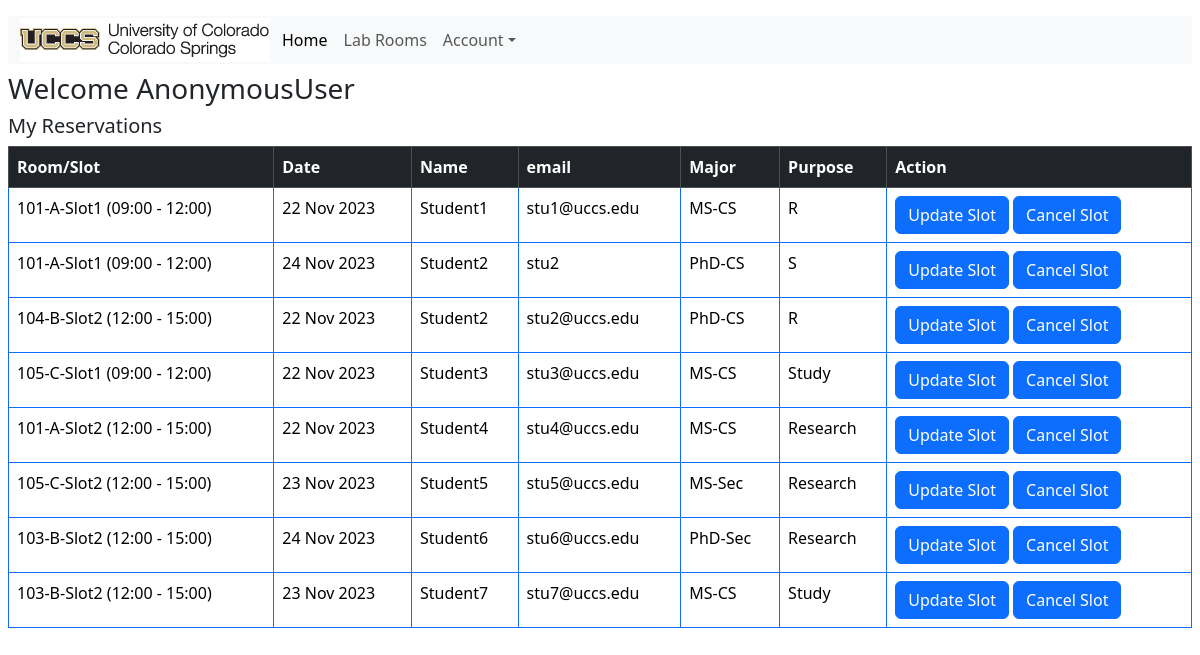
Before: /accounts/profile/ with the older database file.
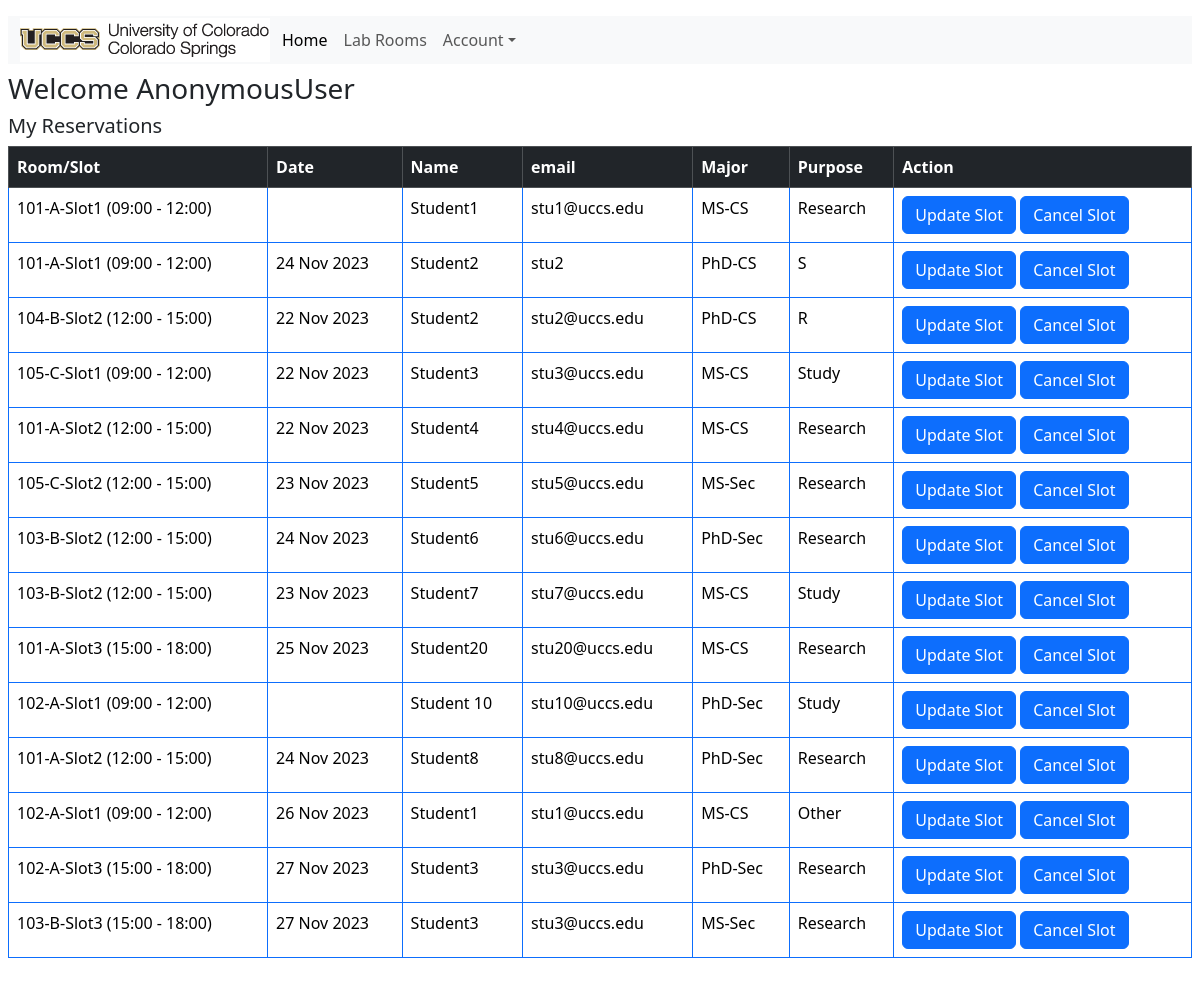
After: the same page with the newer database file.
### alras_application/models.py (models this page shows, shortened)
class Student(models.Model):
    MAJOR = (
        ('PhD-CS', 'PhD in Computer Science'),
        ('PhD-Sec', 'PhD in Security'),
        ('MS-CS', 'MS in Computer Science'),
        ('MS-Sec', 'MS in Security'),
    )
    user = models.ForeignKey(User, null=True, on_delete=models.CASCADE)
    name = models.CharField(max_length=200)
    email = models.CharField("UCCS Email", max_length=200)
    major = models.CharField(max_length=200, choices= MAJOR)
    slot = models.ForeignKey(LabRoom, on_delete=models.CASCADE, null=True, blank=True)
    date = models.DateField(null=True,blank=True)
    purpose = models.CharField(max_length=200,null=True)
    class Meta:
        unique_together = ['slot', 'date']
    def __str__(self):
        return self.name

class LabRoom(models.Model):
    ROOMS = (
        ('101-A', 'Room 101-A'),
        ('102-A', 'Room 102-A'),
        ('103-B', 'Room 103-B'),
        ('104-B', 'Room 104-B'),
        ('105-C', 'Room 105-C'),
    )
    title = models.CharField(max_length=10,choices=ROOMS,null=True)
    slot = models.ForeignKey(RoomSlot, on_delete=models.CASCADE, default=None)
    def __str__(self):
        return f"{self.title}-{self.slot}"

class RoomSlot(models.Model):
    SLOTS = (
        ('slot-1', '09:00 - 12:00'),
        ('slot-2', '12:00 - 15:00'),
        ('slot-3', '15:00 - 18:00')
    )
    slot = models.CharField(max_length=200, choices= SLOTS)
    title = models.CharField(max_length=200)
    def __str__(self):
        return self.title

### alras_application/views.py (the view)
# urls.py: path('accounts/profile/',views.userPage,name='user_page'),
def userPage(request):
    user_id = request.user.id
    student_slots = Student.objects.filter(user_id=user_id)
    print(student_slots)
    '''
    student = request.user
    form = StudentForm(instance = student)
    print('student',student)

    if request.method == 'POST':
        form = StudentForm(request.POST, request.FILES, instance = student)
        if form.is_valid():
            form.save()

    context = {'form':form}
    '''
    return render(request,'alras_application/user.html',{'student_slots':student_slots})

### alras_application/context_processors.py (called while the page is built)
def message_processor(request):
    if request.user.is_authenticated:
        no_msgs = 1
    else:
        no_msgs = 0
    return {
        'message' : no_msgs
    }

### alras_application/templates/alras_application/user.html
{% extends 'alras_application/base_template.html' %}
{% block content %}
<h3> Welcome {{user}} </h3>
<h5>My Reservations</h5>
<div class="table-responsive">
{% if student_slots %}
<table class="table table-bordered border-primary">
    <thead class="table-dark">
        <tr>
            <th scope="col">Room/Slot</th>
            <th scope="col">Date</th>
            <th scope="col">Name</th>
            <th scope="col">email</th>
            <th scope="col">Major</th>
            <th scope="col">Purpose</th>
            <th scope="col">Action</th>
        </tr>
    </thead>
    <tbody>
        {% for student in student_slots%}
            <tr>
            <td>{{student.slot}} </td>
            <td> {{student.date|date:"d M Y"}} </td>
            <td> {{student.name}} </td>
            <td> {{student.email}} </td>
            <td> {{student.major}} </td>
            <td> {{student.purpose}} </td>
            <td> <a class="btn btn-primary" href="{%url 'update_slot' student.slot_id student.date %}" role="button">Update Slot</a>
                 <a class="btn btn-primary" href="{%url 'cancel_slot' student.slot_id student.date %}" role="button">Cancel Slot</a>
                </td>
            </tr>
        {% endfor %}
    </tbody>
</table>
{%else%}
<p> You have no reservations yet. </p>
{% endif %}
</div>
{% endblock %}

Changed rows visible on the page:
changed Student (number 1 of 14 on the later page): purpose "R" → "Research"; date "22 Nov 2023" → (not shown)
added Student: slot "101-A-Slot3 (15:00 - 18:00)", date "25 Nov 2023", name "Student20", email "stu20@uccs.edu", major "MS-CS", purpose "Research"
added Student: slot "102-A-Slot1 (09:00 - 12:00)", name "Student 10", email "stu10@uccs.edu", major "PhD-Sec", purpose "Study"
added Student: slot "101-A-Slot2 (12:00 - 15:00)", date "24 Nov 2023", name "Student8", email "stu8@uccs.edu", major "PhD-Sec", purpose "Research"
added Student: slot "102-A-Slot1 (09:00 - 12:00)", date "26 Nov 2023", name "Student1", email "stu1@uccs.edu", major "MS-CS", purpose "Other"
added Student: slot "102-A-Slot3 (15:00 - 18:00)", date "27 Nov 2023", name "Student3", email "stu3@uccs.edu", major "PhD-Sec", purpose "Research"
added Student: slot "103-B-Slot3 (15:00 - 18:00)", date "27 Nov 2023", name "Student3", email "stu3@uccs.edu", major "MS-Sec", purpose "Research"
